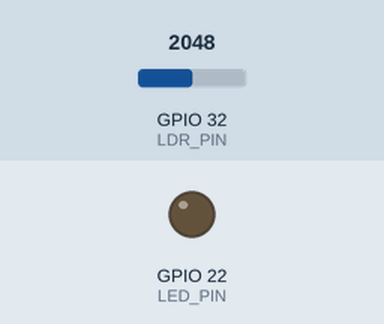
Recording of a sketch running on a simulated ESP32. Parts: output pins drawn as LEDs (lit = HIGH). The inputs (shaded band) are chosen by the test bench; at power-on: GPIO 32 (LDR_PIN) = 2048. WiFi joins after 1.5 s; servers stay silent unless stated; no MQTT or app messages arrive unless stated; what the sketch prints to the serial monitor is not drawn.

Above: at 2.7 s.
2.8 s: GPIO 32 (LDR_PIN) set to 1934
At 4.8 s:
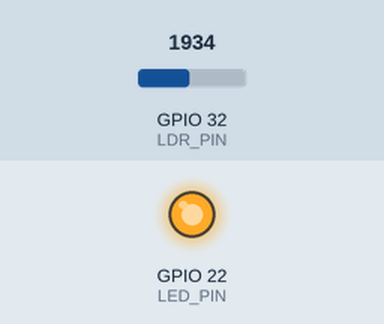
5.5 s: GPIO 32 (LDR_PIN) set to 2040
At 6.4 s:
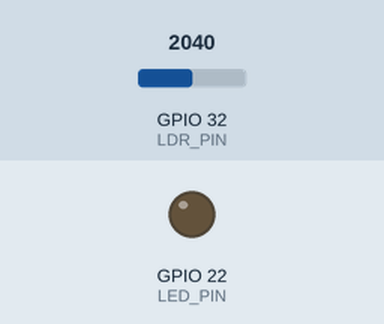
8.2 s: GPIO 32 (LDR_PIN) set to 1960
At 10.7 s:
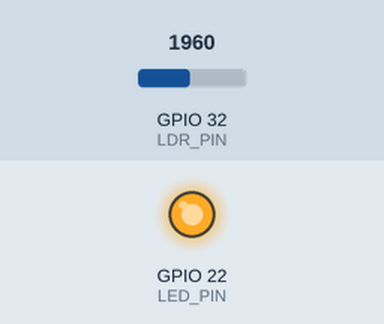
Timing chart, 0 to 12.2 s (numbered marks = the images above; inputs shaded):
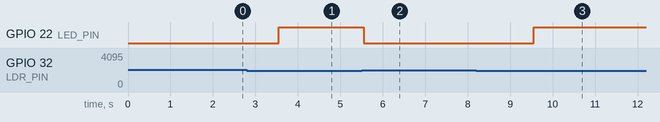

Measured:
- the behaviour switches between 2000 and 1999 on GPIO 32 (LDR_PIN) (found by bisection; images 0 and 1)
- after the input at 2.8 s, GPIO 22 (LED_PIN): LOW → HIGH after 0.75 s
- after the input at 5.5 s, GPIO 22 (LED_PIN): HIGH → LOW after 0.06 s
- after the input at 8.2 s, GPIO 22 (LED_PIN): LOW → HIGH after 1.4 s

The sketch:

smart-lamp.ino
```cpp
#include <WiFi.h>
#include <PubSubClient.h>

const char*ssid="Wokwi-GUEST";
const char*password="";

const char* mqtt_server ="broker.hivemq.com";

WiFiClient espClient;
PubSubClient client(espClient);

#define LED_PIN 22
#define LDR_PIN 32


int ldrValue;


void setup_wifi(){
 WiFi.begin(ssid, password);

while(WiFi.status() !=WL_CONNECTED){
delay(500);

Serial.print(".");
}


Serial.println("\nWifi conectado");
}

void reconnect(){
while (!client.connected()){
  if (client.connect("ESP32_LDR")){
Serial.println("MQTT conectado");
} else{
 Serial.print("Falha MQTT, estado:");
Serial.println(client.state());
delay(2000);

}
}
}

void setup(){
Serial.begin(115200);
pinMode(LED_PIN,OUTPUT);

setup_wifi();
client.setServer(mqtt_server,1883);
}


void loop(){
if (!client.connected()) reconnect();
client.loop();


ldrValue= analogRead(LDR_PIN);


char msg[10];
sprintf(msg, "%d", ldrValue);
client.publish("casa/luz/ldr",msg);


if(ldrValue<2000){
digitalWrite(LED_PIN, HIGH);
client.publish("residencia/lampada/status", "ESCURO");
Serial.println("ESCURO- LED LIGADO");

}else{
  digitalWrite(LED_PIN,LOW);
  client.publish("residencia/lampada/status", "CLARO");
  Serial.println("CLARO- LED DESLIGADO");

}

Serial.print("LDR: ");
Serial.println(ldrValue);

delay(2000);
}
```
